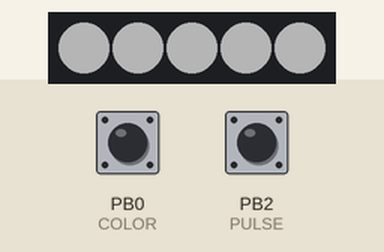
This sketch was run on a simulated ATtiny85, built with avr-gcc and run on an emulated ATtiny85. Parts: 5 RGB LEDs in strip order, left to right. The test bench sets the inputs (shaded band); at power-on: PB0 (COLOR) HIGH, PB2 (PULSE) HIGH. Dim RGB values are drawn brighter than linear.

Above: at 1.2 s.
1.3 s: PB0 (COLOR) pulled LOW for 0.15 s
At 2.7 s:
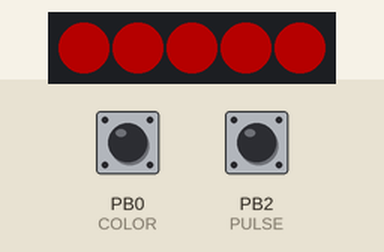
3.0 s: PB2 (PULSE) pulled LOW for 0.15 s
3.7 s: PB0 (COLOR) pulled LOW for 1 s
5.3 s: PB0 (COLOR) pulled LOW for 0.15 s
At 5.48 s:
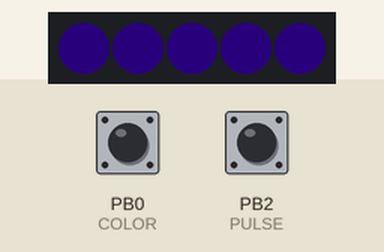
6.0 s: PB2 (PULSE) pulled LOW for 1 s
At 9.8 s:
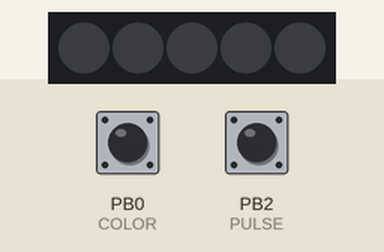
10.0 s: PB2 (PULSE) pulled LOW for 0.15 s
At 10.09 s:
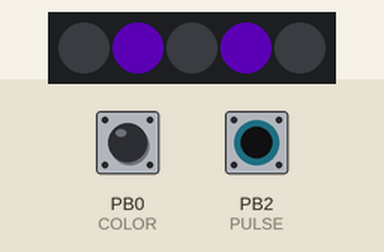
Timing chart, 0 to 11.7 s (numbered marks = the images above; inputs shaded):
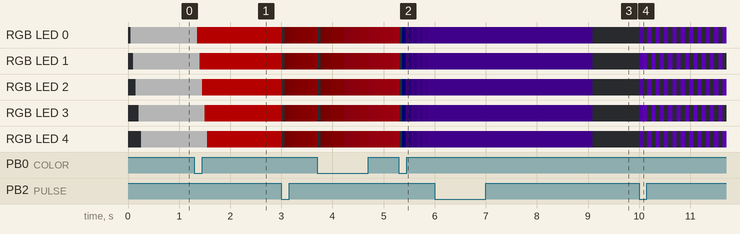

The sketch:

LED_Badge.ino
```cpp
#include <Adafruit_NeoPixel.h>

#define LED 1
#define COLOR 0
#define PULSE 2

uint32_t setColor(uint8_t c);
void changeMode(uint8_t c, uint8_t p);
void colorWipe(uint32_t c, uint8_t wait);
void colorPulse(uint32_t c, uint8_t wait);
void rainbow(uint8_t wait);
void theaterChase(uint32_t c, uint8_t wait);
uint32_t Wheel(byte WheelPos);

// Parameter 1 = number of pixels in strip
// Parameter 2 = ATTINY85 pin number (hardwired to 1)
// Parameter 3 = pixel type flags, add together as needed:
Adafruit_NeoPixel strip = Adafruit_NeoPixel(5, LED, NEO_GRB + NEO_KHZ800);

bool flag_color = 0;
uint8_t c_count = 1;
bool flag_pulse = 0;
uint8_t p_count = 1;
uint32_t timerDeb = millis();

void setup() {
  pinMode(COLOR, INPUT_PULLUP);
  pinMode(PULSE, INPUT_PULLUP);
  strip.begin();

  //If either button is pressed while turning on then set brightness max
  if(digitalRead(COLOR) && digitalRead(PULSE)){
    strip.setBrightness(64);
  }
  else{
    strip.setBrightness(255);
    flag_color = 1;
    flag_pulse = 1;
  }
  strip.show(); // Initialize all pixels to 'off'
}

void loop() {

  //Color button pressed
  if(!digitalRead(COLOR) && flag_color && millis() - timerDeb > 200){
    timerDeb = millis();
    flag_color = 0;
    c_count++;
    if(c_count > 10){
      c_count = 1;
    }
  }

  //Color button released
  if(digitalRead(COLOR) && !flag_color){
    flag_color = 1;
  }

  //Pulse button pressed
  if(!digitalRead(PULSE) && flag_pulse && millis() - timerDeb > 200){
    timerDeb = millis();
    flag_pulse = 0;
    p_count++;
    if(p_count > 5){
      p_count = 1;
    }
  }

  //Pulse button released
  if(digitalRead(PULSE) && !flag_pulse){
    flag_pulse = 1;
  }

  //Execute color and animation
  changeMode(c_count, p_count);
}

//Return a 32 bit color value
uint32_t setColor(uint8_t c){
  switch (c) {
      case 1:
        //White
        return strip.Color(255, 255, 255);
        break;
      case 2:
        //Red
        return strip.Color(255, 0, 0);
        break;
      case 3:
        //Magenta
        return strip.Color(255, 0, 30);
        break;
      case 4:
        //Purple
        return strip.Color(127, 0, 255);
        break;
      case 5:
        //Blue
        return strip.Color(0, 0, 255);
        break;
      case 6:
        //Teal
        return strip.Color(0, 127, 30);
        break;
      case 7:
        //Turquoise
        return strip.Color(0, 255, 255);
        break;
      case 8:
        //Green
        return strip.Color(0, 255, 0);
        break;
      case 9:
        //Yellow
        return strip.Color(255, 255, 0);
        break;
      case 10:
        //Orange
        return strip.Color(255, 60, 0);
        break;
    }
}

//Set animation
void changeMode(uint8_t c, uint8_t p){
  switch (p) {
      case 1:
        //Static
        colorWipe(setColor(c), 50);
        break;
      case 2:
        //Pulse
        colorPulse(setColor(c), 10);
        break;
      case 3:
        //Pulse fast
        colorPulse(setColor(c), 2);
        break;
      case 4:
        //Theater chase

        theaterChase(setColor(c), 80);
        break;
      case 5:
        //Rainbow (ignores color)
        rainbow(50);
        break;
  }
}

//Static color, with slight starting animation
void colorWipe(uint32_t c, uint8_t wait) {
  uint32_t timerStart = millis();
  uint16_t i = 0;

  //While no buttons are pressed
  while( !(!digitalRead(COLOR) && flag_color) && !(!digitalRead(PULSE) && flag_pulse) ){
    //Color button released
    if(digitalRead(COLOR) && !flag_color){
      flag_color = 1;
    }

    //Pulse button released
    if(digitalRead(PULSE) && !flag_pulse){
      flag_pulse = 1;
    }

    if(millis() - timerStart > wait){
      strip.setPixelColor(i, c);
      strip.show();

      //Reset timer
      timerStart = millis();

      i++;

      //Reset i if reached end of strip
      if(i >= 5){
        i = 0;
      }
    }
  }
}

//Pulse transition from color, off, color, etc.
void colorPulse(uint32_t c, uint8_t wait) {
  uint16_t i = 0;
  uint64_t timerStart = millis();
  bool is_reverse = 0;

  //While no buttons are pressed
  while( !(!digitalRead(COLOR) && flag_color) && !(!digitalRead(PULSE) && flag_pulse) ){

    //Color button released
    if(digitalRead(COLOR) && !flag_color){
      flag_color = 1;
    }

    //Pulse button released
    if(digitalRead(PULSE) && !flag_pulse){
      flag_pulse = 1;
    }

    if(millis() - timerStart > wait){
      //Set pixel color
      strip.setPixelColor(0, map(i, 0, 255, 0, c / 65536), map(i, 0, 255, 0, (c % 65536) / 256), map(i, 0, 255, 0, c % 256));
      strip.setPixelColor(1, map(i, 0, 255, 0, c / 65536), map(i, 0, 255, 0, (c % 65536) / 256), map(i, 0, 255, 0, c % 256));
      strip.setPixelColor(2, map(i, 0, 255, 0, c / 65536), map(i, 0, 255, 0, (c % 65536) / 256), map(i, 0, 255, 0, c % 256));
      strip.setPixelColor(3, map(i, 0, 255, 0, c / 65536), map(i, 0, 255, 0, (c % 65536) / 256), map(i, 0, 255, 0, c % 256));
      strip.setPixelColor(4, map(i, 0, 255, 0, c / 65536), map(i, 0, 255, 0, (c % 65536) / 256), map(i, 0, 255, 0, c % 256));
      strip.show();

      //Reset timer
      timerStart = millis();

      //Increment/Decrement i
      if(is_reverse){
        i--;
      }
      else{
        i++;
      }

      //Is i maxed/minned? flip bool
      if(i >= 255 || i <= 0){
        is_reverse = !is_reverse;
      }
    }
  }
}

//Rainbow
void rainbow(uint8_t wait) {
  uint16_t i = 0;
  uint64_t timerStart = millis();
  bool is_reverse = 0;

  //While no buttons are pressed
  while( !(!digitalRead(COLOR) && flag_color) && !(!digitalRead(PULSE) && flag_pulse) ){

    //Color button released
    if(digitalRead(COLOR) && !flag_color){
      flag_color = 1;
    }

    //Pulse button released
    if(digitalRead(PULSE) && !flag_pulse){
      flag_pulse = 1;
    }

    if(millis() - timerStart > wait){
      //Set pixel color
      strip.setPixelColor(0, Wheel((0+i) & 255));
      strip.setPixelColor(1, Wheel((1+i) & 255));
      strip.setPixelColor(2, Wheel((2+i) & 255));
      strip.setPixelColor(3, Wheel((3+i) & 255));
      strip.setPixelColor(4, Wheel((4+i) & 255));
      strip.show();

      //Reset timer
      timerStart = millis();

      //Increment/Decrement i
      if(is_reverse){
        i--;
      }
      else{
        i++;
      }

      //Is i maxed/minned? flip bool
      if(i >= 255 || i <= 0){
        is_reverse = !is_reverse;
      }
    }
  }
}

//Theatre-style crawling lights.
void theaterChase(uint32_t c, uint8_t wait) {
  uint64_t timerStart = millis();
  bool invert = 0;

  //While no buttons are pressed
  while( !(!digitalRead(COLOR) && flag_color) && !(!digitalRead(PULSE) && flag_pulse) ){
    //Color button released
    if(digitalRead(COLOR) && !flag_color){
      flag_color = 1;
    }

    //Pulse button released
    if(digitalRead(PULSE) && !flag_pulse){
      flag_pulse = 1;
    }

    if(millis() - timerStart > wait){

      //Set pixel color
      if(invert){
        strip.setPixelColor(0, c);
        strip.setPixelColor(1, 0);
        strip.setPixelColor(2, c);
        strip.setPixelColor(3, 0);
        strip.setPixelColor(4, c);
        strip.show();
      }
      else{
        strip.setPixelColor(0, 0);
        strip.setPixelColor(1, c);
        strip.setPixelColor(2, 0);
        strip.setPixelColor(3, c);
        strip.setPixelColor(4, 0);
        strip.show();
      }

      //Reset timer
      timerStart = millis();

      //Invert light states
      invert = !invert;
    }
  }
}

// Input a value 0 to 255 to get a color value.
// The colours are a transition r - g - b - back to r.
uint32_t Wheel(byte WheelPos) {
  WheelPos = 255 - WheelPos;
  if(WheelPos < 85) {
   return strip.Color(255 - WheelPos * 3, 0, WheelPos * 3);
  } else if(WheelPos < 170) {
    WheelPos -= 85;
   return strip.Color(0, WheelPos * 3, 255 - WheelPos * 3);
  } else {
   WheelPos -= 170;
   return strip.Color(WheelPos * 3, 255 - WheelPos * 3, 0);
  }
}
```

Measured:
- after the input at 1.3 s, RGB LED 0: RGB(64, 64, 64) → RGB(64, 0, 0) after 0.05 s; RGB LED 1: RGB(64, 64, 64) → RGB(64, 0, 0) after 0.10 s
- after the input at 5.3 s, the LEDs: first change at once (image 2 shows a later state)
- after the input at 6.0 s, the LEDs: change after 3.1 s (image 3)
- after the input at 10.0 s, the LEDs: first change at once (image 4 shows a later state)
